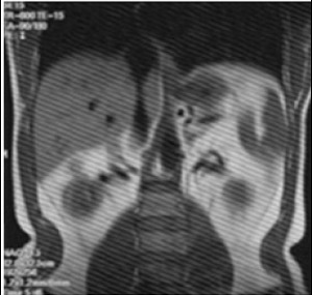
%> input picture mri.png, 312 x 295 px
$ octave ms06860.m   (GNU Octave 9; MATLAB toolbox functions it lacks are replaced by stand-ins)
%> lines starting %> are read from the running program, lines starting %| are printed output that depends on the picture; in (x1, y1, x2, y2) boxes, pixels count from 0 and x2, y2 are one past the last pixel; in counts of white or black regions, pixels touching at a corner belong together; the program's own positions count from 1
I = imread('mri.png');
%> I is the input picture: size 295x312x3 uint8; min 0, max 255, mean 87.2

notch_filter_image(I);

function filtered = notch_filter_image(image)

    subplot(3,2,1);
    imshow(image);title('Original Image');

    %converting 3 channel rgb image to grayscale
    if size(image,3) == 3
        I = rgb2gray(image);
%> I: size 295x312 uint8
    else
        I = image;
    end

    I = im2double(I);
%> I: size 295x312 double

    %going to frequency domain
    FFT = fftshift(fft2(I));
    %contrast enhancing
    freq_I = log(1+abs(FFT));
    subplot(3,2,2);
    imshow(freq_I,[]);title('Frequency Domain')

    %padding for wrap around edge cases
    padded_freq_I = padarray(freq_I, [1, 1], Inf, 'both');

    %initializing notch detection
    notches = zeros(size(freq_I));

    %here we do a comparison for every pixel where we check if its the
    %maximum pixel in its 3x3 neighbourhood. This helps us identify bright
    %regions in the frequency spectrum. Mostly we can identify the center
    %of bright regions and then filter them out using radius threshold
    for i = 1:size(freq_I,1)
        for j = 1:size(freq_I,2)
            %getting a 3x3
            adjacency_matrix = padded_freq_I(i:i+2, j:j+2);
            %focusing on center pixel
            pixel = adjacency_matrix(2,2);
            adjacency_matrix(2,2) = -Inf;

            if pixel > max(adjacency_matrix(:))
                notches(i,j) = 1;
            end
        end
    end
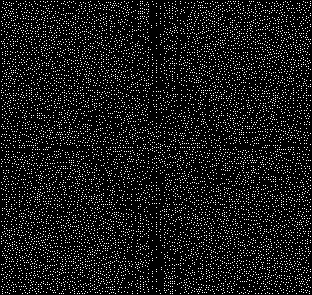
%> notches: size 295x312 double; values 0 (black) and 1 (white), 9.8% white in thin lines or dots
%> after the loop, adjacency_matrix = [0.3 0.13 Inf; 0.508 -Inf Inf; Inf Inf Inf]

    [H, W] = size(I);
%> H = 295; W = 312

    midH = ceil(H/2);
%> midH = 148
    midW = ceil(W/2);
%> midW = 156

    %value decided through trial and error
    threshold=10;

    %creating an exclusion zone in the center to avoid losing image
    %content
    [x, y] = meshgrid(1:size(I,2), 1:size(I,1));
    exclusion_zone = ~((x - midW).^2 + (y - midH).^2 <= threshold^2);
    notches = notches.*exclusion_zone;

    subplot(3,2,3);
    imshow(notches);title('Notch Detection');

    %finding index of notches in freq_spectrum
    [r, c] = find(notches==1);
%> r = 8976 values from 2 to 294; c = 8976 values from 2 to 311

    %storing the intensity values
    intensities = zeros(size(r));
    for k = 1:length(r)
        intensities(k) = freq_I(r(k), c(k));
    end

    %filtering out noise
    threshold_2 = 0.000425;
    [~, index] = sort(intensities, 'descend');

    %fetching the top filtered out intensity values
    [N,~] = size(r);
%> N = 8976
    %taking top 4-6 values of the notches
    notches_number = floor(N*threshold_2);
%> notches_number = 3
    %index of top selected notches
    peaks = index(1:notches_number);
%> peaks = [3951; 5053; 4667]

    %top selected notches index in r,c
    r_new = zeros(size(peaks));
    c_new = zeros(size(peaks));
    for x=1:size(peaks,1)
        r_new(x,1) = r(peaks(x,1),1);
        c_new(x,1) = c(peaks(x,1),1);
    end
%> this loop made 3 passes
%> after the loop, c_new = [133; 181; 166]; r_new = [148; 148; 147]
    r=r_new;c=c_new;
%> after `r=r_new`: r = [148; 148; 147]
%> after `c=c_new`: c = [133; 181; 166]

    %creating the notch filter
    notch_filter = ones(size(I));
    %radius of notches
    threshold_3 = 7;

    %creating notches
    for a = 1:length(r)
        X = 1:W;Y = 1:H;
        [X, Y] = meshgrid(X, Y);
        %creating the circular notch based on distance and threhsold
        distance = (X - c(a)).^2 + (Y - r(a)).^2;
        distance_2 = (X - (W - c(a) + 1)).^2 + (Y - (H - r(a) + 1)).^2;
        notch_filter(distance <= threshold_3^2) = 0;
        notch_filter(distance_2 <= threshold_3^2) = 0;
    end
%> this loop made 3 passes
%> pass 1, in notch_filter_image, `distance = (X - c(a)).^2 + (Y - r(a)).^2;`:
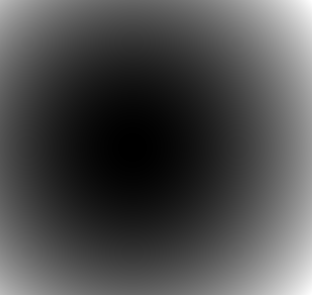
%> distance: size 295x312 double; min 0, max 53650, mean 15916.2; drawn with min black and max white
%> pass 1, in notch_filter_image, `distance_2 = (X - (W - c(a) + 1)).^2 + (Y - (H - r(a) + 1)).^2;`:
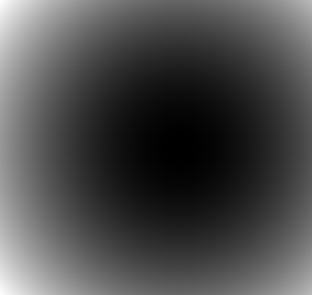
%> distance_2: size 295x312 double; min 0, max 53650, mean 15916.2; mean of the top-left, top-right, bottom-left and bottom-right quarters 19606.8, 12274.8, 19557.7, 12225.7; drawn with min black and max white
%> after the loop:
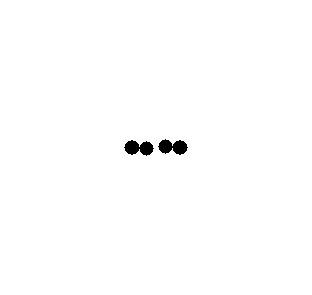
%> notch_filter: size 295x312 double; values 0 (black) and 1 (white), 99.3% white; 2 black regions, box (x1, y1, x2, y2) and area: (158, 139, 188, 155) 313, (124, 140, 154, 156) 313

    subplot(3,2,4);
    imshow(notch_filter);title('Notch Filter');

    F_filtered = FFT .* notch_filter;
    f = log(abs(F_filtered)+1);
    subplot(3,2,5);
    imshow(f,[]);title('Frequency Domain After Filter');

    I_filtered = real(ifft2(ifftshift(F_filtered)));
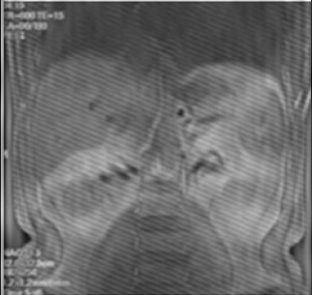
%> I_filtered: size 295x312 double; min -0.291, max 1.21, mean 0.342; drawn with min black and max white
    bruh = log(1+I_filtered);
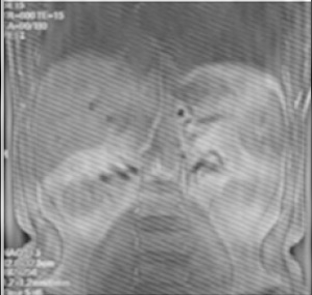
%> bruh: size 295x312 double; min -0.344, max 0.791, mean 0.286; drawn with min black and max white
    I_filtered = (I_filtered - min(I_filtered(:))) / (max(I_filtered(:)) - min(I_filtered(:)));
    filtered = I_filtered;
    subplot(3,2,6);
    imshow(bruh);title('Processed Image');
%> after `imshow(bruh)`:
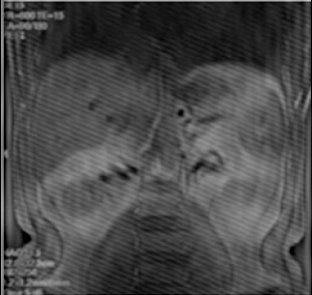
%> displayed picture: size 295x312, on the screen's scale of 0 to 255; min 0, max 202, mean 73.1
end
